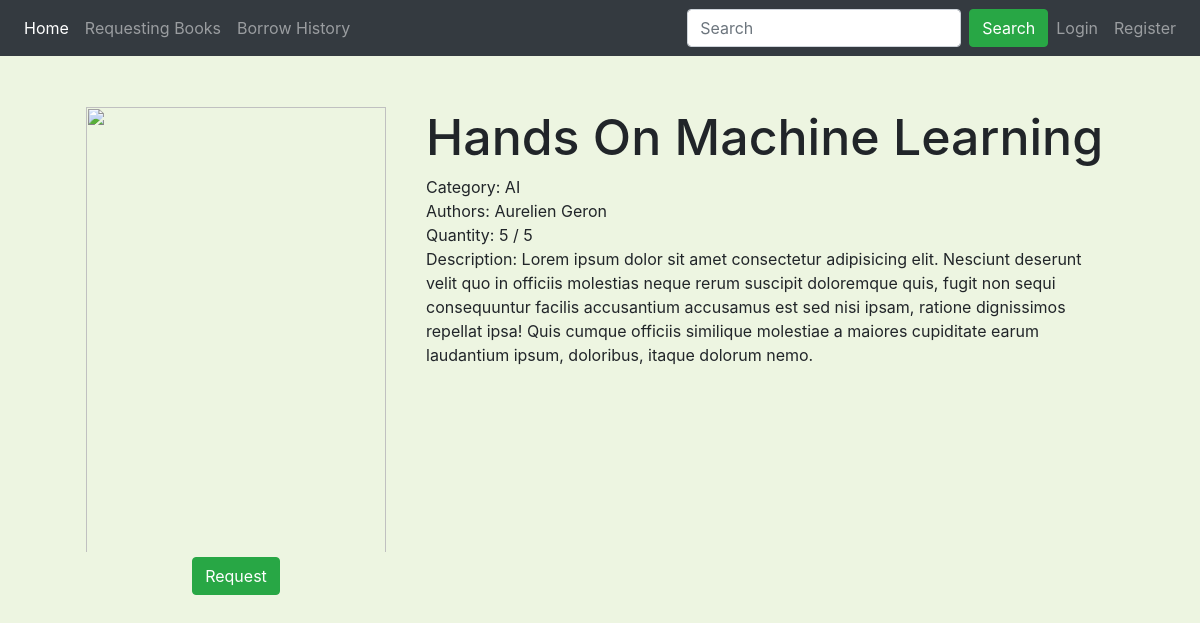
Page /book/3 on the earlier database version.
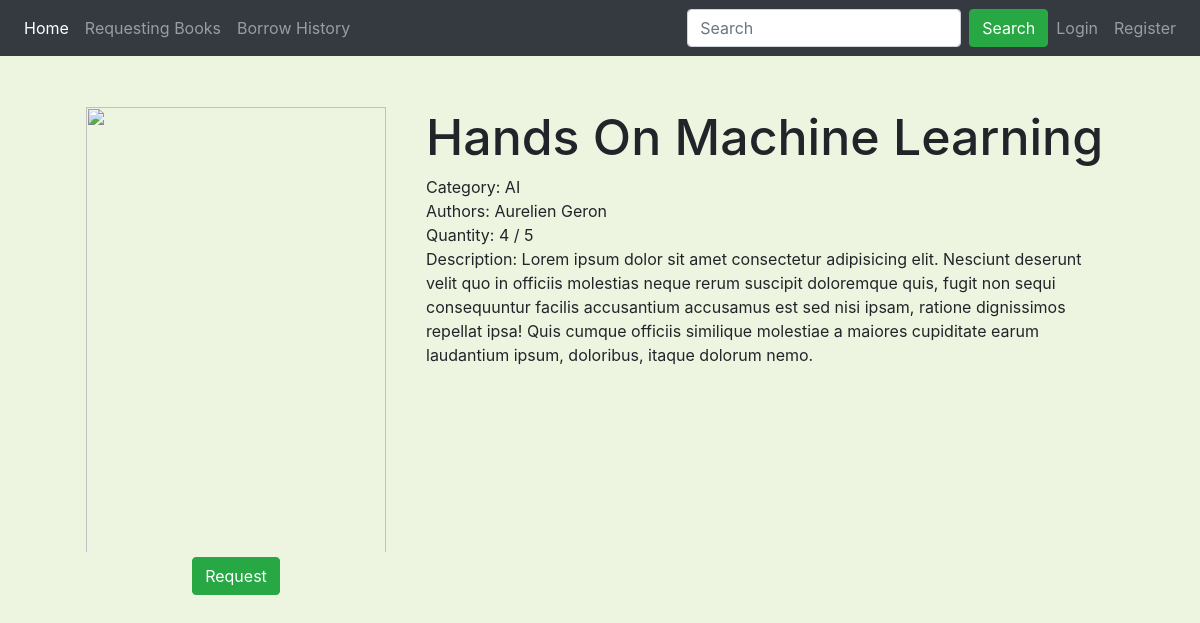
Same page on the later database version.
### library/models.py (models this page shows, shortened)
class Book(db.Model):
    __tablename__ = 'book'
    id = db.Column(db.Integer, primary_key=True)
    title = db.Column(db.String(100), nullable=False)
    current_quantity = db.Column(db.Integer, nullable=False, default=1)
    max_quantity = db.Column(db.Integer, nullable=False, default=1)
    category = db.Column(db.String(100), nullable=False)
    image = db.Column(db.String(100), nullable=False, default='placeholder.jpg')
    description = db.Column(db.String(500))
    authors = db.relationship('Author', secondary=book_author, backref='books', lazy=True)
    borrow = db.relationship('BorrowHistory', backref='borrowed_books', lazy=True)

### library/routes.py (the view)
@app.route("/book/<book_id>")
def book(book_id):
    book = Book.query.get_or_404(book_id)
    authors = [author.name for author in book.authors]
    image_file = url_for('static', filename='image/' + book.image)
    return render_template("book.html", book=book, image_file=image_file, authors=authors)

### library/templates/book.html (shortened to what this page needs)
{% extends "layout.html" %}
{% block content %}
<div class="container">
    <div class="book-container">
        <div class="image-container">
            <img class="book-image-individual" src="{{ image_file }}">
            {% if session.get('account_type') == 'librarian' %}
            <a href="{{ url_for('update_book', book_id=book.id) }}" class="btn btn-success">Update</a>
            {% else %}
            <form action="/borrow" method="POST">
                {% if book.current_quantity == 0 %}
                <button type="submit" class="btn btn-success disabled">Request</button>
                {% else %}
                <button type="submit" class="btn btn-success">Request</button>
                {% endif %}
            </form>
            {% endif %}
        </div>
        <div class="info-container">
            <h1 style="font-size: 50px;">{{ book.title.title() }}</h1>
            <div>Category: {{ book.category }}</div>
            <div>Authors: {{ ', '.join(authors) }}</div>
            <div>Quantity: {{ book.current_quantity }} / {{ book.max_quantity }}</div>
            <p>Description: {{ book.description }}</p>
        </div>
    </div>
</div>
{% endblock %}

Differences in the rows shown:
changed Book "Hands On Machine Learning": current_quantity "5" → "4"
